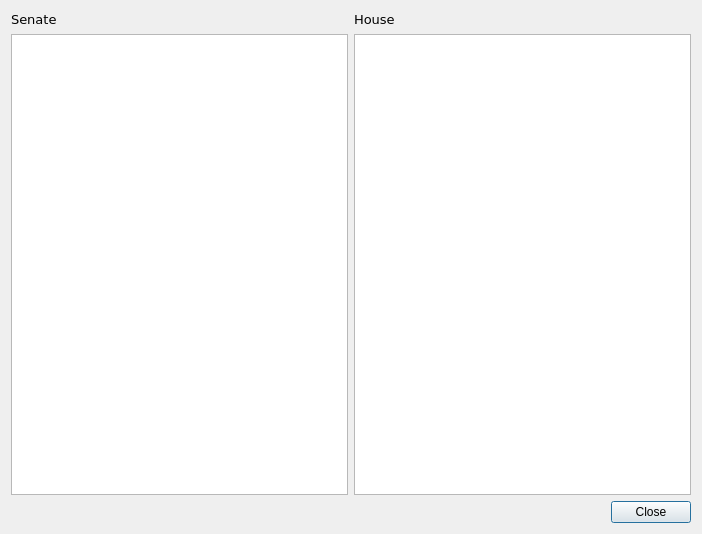
<?xml version="1.0" encoding="UTF-8"?>
<ui version="4.0">
 <class>MainDialog</class>
 <widget class="QDialog" name="MainDialog">
  <property name="geometry">
   <rect>
    <x>0</x>
    <y>0</y>
    <width>702</width>
    <height>534</height>
   </rect>
  </property>
  <property name="windowTitle">
   <string>Open Congress</string>
  </property>
  <layout class="QVBoxLayout" name="verticalLayout">
   <item>
    <layout class="QHBoxLayout" name="horizontalLayout_2">
     <item>
      <widget class="QLabel" name="label">
       <property name="font">
        <font>
         <family>DejaVu Sans</family>
         <pointsize>10</pointsize>
        </font>
       </property>
       <property name="text">
        <string>Senate</string>
       </property>
       <property name="alignment">
        <set>Qt::AlignLeading|Qt::AlignLeft|Qt::AlignVCenter</set>
       </property>
      </widget>
     </item>
     <item>
      <widget class="QLabel" name="label_2">
       <property name="font">
        <font>
         <family>DejaVu Sans</family>
         <pointsize>10</pointsize>
        </font>
       </property>
       <property name="text">
        <string>House</string>
       </property>
       <property name="alignment">
        <set>Qt::AlignLeading|Qt::AlignLeft|Qt::AlignVCenter</set>
       </property>
      </widget>
     </item>
    </layout>
   </item>
   <item>
    <layout class="QHBoxLayout" name="horizontalLayout" stretch="0,0">
     <item>
      <widget class="QListWidget" name="listSenate"/>
     </item>
     <item>
      <widget class="QListWidget" name="listHouse"/>
     </item>
    </layout>
   </item>
   <item>
    <widget class="QDialogButtonBox" name="buttonBox">
     <property name="standardButtons">
      <set>QDialogButtonBox::Close</set>
     </property>
    </widget>
   </item>
  </layout>
 </widget>
 <resources/>
 <connections/>
</ui>
